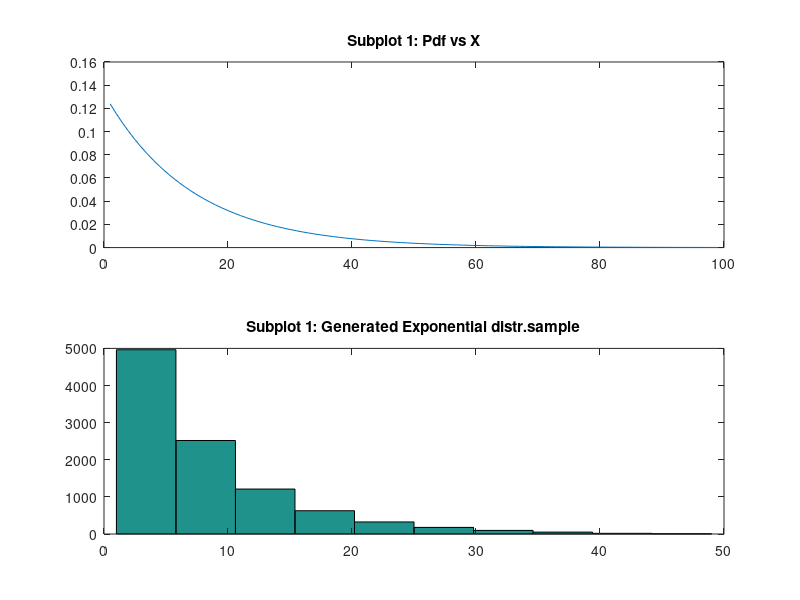

Reproduce this figure in MATLAB.
clear all
close all
Xmin= 1;
Xmax=50 ;
r = Xmin:0.5:Xmax
lam= 7;
pdx=   exppdf(r,lam)
m=max(pdx)
i=1
while (i<10000)
    t=rand;
    x=(Xmax-Xmin)*t +Xmin; 
    u= m.*rand();
    pdxi= exppdf(x,lam);
    if u <= pdxi;
        sample(i)=x;
        i=i+1;
    
    end

end 
disp(sample);
%Display samples
subplot(2,1,1)
plot(pdx)
title('Subplot 1: Pdf vs X')

subplot(2,1,2)
hist(sample)
title('Subplot 1: Generated Exponential distr.sample')